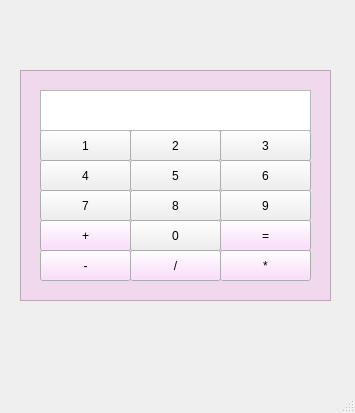
<?xml version="1.0" encoding="UTF-8"?>
<ui version="4.0">
 <class>MainWindow</class>
 <widget class="QMainWindow" name="MainWindow">
  <property name="geometry">
   <rect>
    <x>0</x>
    <y>0</y>
    <width>355</width>
    <height>413</height>
   </rect>
  </property>
  <property name="windowTitle">
   <string>MainWindow</string>
  </property>
  <widget class="QWidget" name="centralwidget">
   <widget class="QPushButton" name="oneButton">
    <property name="geometry">
     <rect>
      <x>40</x>
      <y>130</y>
      <width>91</width>
      <height>31</height>
     </rect>
    </property>
    <property name="text">
     <string>1</string>
    </property>
   </widget>
   <widget class="QPushButton" name="twoButton">
    <property name="geometry">
     <rect>
      <x>130</x>
      <y>130</y>
      <width>91</width>
      <height>31</height>
     </rect>
    </property>
    <property name="text">
     <string>2</string>
    </property>
   </widget>
   <widget class="QPushButton" name="threeButton">
    <property name="geometry">
     <rect>
      <x>220</x>
      <y>130</y>
      <width>91</width>
      <height>31</height>
     </rect>
    </property>
    <property name="text">
     <string>3</string>
    </property>
   </widget>
   <widget class="QPushButton" name="fourButton">
    <property name="geometry">
     <rect>
      <x>40</x>
      <y>160</y>
      <width>91</width>
      <height>31</height>
     </rect>
    </property>
    <property name="text">
     <string>4</string>
    </property>
   </widget>
   <widget class="QPushButton" name="fiveButton">
    <property name="geometry">
     <rect>
      <x>130</x>
      <y>160</y>
      <width>91</width>
      <height>31</height>
     </rect>
    </property>
    <property name="text">
     <string>5</string>
    </property>
   </widget>
   <widget class="QPushButton" name="sixButton">
    <property name="geometry">
     <rect>
      <x>220</x>
      <y>160</y>
      <width>91</width>
      <height>31</height>
     </rect>
    </property>
    <property name="text">
     <string>6</string>
    </property>
   </widget>
   <widget class="QPushButton" name="sevenButton">
    <property name="geometry">
     <rect>
      <x>40</x>
      <y>190</y>
      <width>91</width>
      <height>31</height>
     </rect>
    </property>
    <property name="text">
     <string>7</string>
    </property>
   </widget>
   <widget class="QPushButton" name="eightButton">
    <property name="geometry">
     <rect>
      <x>130</x>
      <y>190</y>
      <width>91</width>
      <height>31</height>
     </rect>
    </property>
    <property name="text">
     <string>8</string>
    </property>
   </widget>
   <widget class="QPushButton" name="nineButton">
    <property name="geometry">
     <rect>
      <x>220</x>
      <y>190</y>
      <width>91</width>
      <height>31</height>
     </rect>
    </property>
    <property name="text">
     <string>9</string>
    </property>
   </widget>
   <widget class="QPushButton" name="zeroButton">
    <property name="geometry">
     <rect>
      <x>130</x>
      <y>220</y>
      <width>91</width>
      <height>31</height>
     </rect>
    </property>
    <property name="text">
     <string>0</string>
    </property>
   </widget>
   <widget class="QPushButton" name="equalButton">
    <property name="geometry">
     <rect>
      <x>220</x>
      <y>220</y>
      <width>91</width>
      <height>31</height>
     </rect>
    </property>
    <property name="palette">
     <palette>
      <active>
       <colorrole role="Button">
        <brush brushstyle="SolidPattern">
         <color alpha="255">
          <red>254</red>
          <green>210</green>
          <blue>255</blue>
         </color>
        </brush>
       </colorrole>
      </active>
      <inactive>
       <colorrole role="Button">
        <brush brushstyle="SolidPattern">
         <color alpha="255">
          <red>254</red>
          <green>210</green>
          <blue>255</blue>
         </color>
        </brush>
       </colorrole>
      </inactive>
      <disabled>
       <colorrole role="Button">
        <brush brushstyle="SolidPattern">
         <color alpha="255">
          <red>254</red>
          <green>210</green>
          <blue>255</blue>
         </color>
        </brush>
       </colorrole>
      </disabled>
     </palette>
    </property>
    <property name="text">
     <string>=</string>
    </property>
   </widget>
   <widget class="QPushButton" name="addButton">
    <property name="geometry">
     <rect>
      <x>40</x>
      <y>220</y>
      <width>91</width>
      <height>31</height>
     </rect>
    </property>
    <property name="palette">
     <palette>
      <active>
       <colorrole role="Button">
        <brush brushstyle="SolidPattern">
         <color alpha="255">
          <red>254</red>
          <green>210</green>
          <blue>255</blue>
         </color>
        </brush>
       </colorrole>
      </active>
      <inactive>
       <colorrole role="Button">
        <brush brushstyle="SolidPattern">
         <color alpha="255">
          <red>254</red>
          <green>210</green>
          <blue>255</blue>
         </color>
        </brush>
       </colorrole>
      </inactive>
      <disabled>
       <colorrole role="Button">
        <brush brushstyle="SolidPattern">
         <color alpha="255">
          <red>254</red>
          <green>210</green>
          <blue>255</blue>
         </color>
        </brush>
       </colorrole>
      </disabled>
     </palette>
    </property>
    <property name="mouseTracking">
     <bool>false</bool>
    </property>
    <property name="text">
     <string>+</string>
    </property>
    <property name="default">
     <bool>false</bool>
    </property>
   </widget>
   <widget class="QPushButton" name="divisionButton">
    <property name="geometry">
     <rect>
      <x>130</x>
      <y>250</y>
      <width>91</width>
      <height>31</height>
     </rect>
    </property>
    <property name="palette">
     <palette>
      <active>
       <colorrole role="Button">
        <brush brushstyle="SolidPattern">
         <color alpha="255">
          <red>254</red>
          <green>210</green>
          <blue>255</blue>
         </color>
        </brush>
       </colorrole>
      </active>
      <inactive>
       <colorrole role="Button">
        <brush brushstyle="SolidPattern">
         <color alpha="255">
          <red>254</red>
          <green>210</green>
          <blue>255</blue>
         </color>
        </brush>
       </colorrole>
      </inactive>
      <disabled>
       <colorrole role="Button">
        <brush brushstyle="SolidPattern">
         <color alpha="255">
          <red>254</red>
          <green>210</green>
          <blue>255</blue>
         </color>
        </brush>
       </colorrole>
      </disabled>
     </palette>
    </property>
    <property name="text">
     <string>/</string>
    </property>
   </widget>
   <widget class="QPushButton" name="multiplyButton">
    <property name="geometry">
     <rect>
      <x>220</x>
      <y>250</y>
      <width>91</width>
      <height>31</height>
     </rect>
    </property>
    <property name="palette">
     <palette>
      <active>
       <colorrole role="Button">
        <brush brushstyle="SolidPattern">
         <color alpha="255">
          <red>254</red>
          <green>210</green>
          <blue>255</blue>
         </color>
        </brush>
       </colorrole>
      </active>
      <inactive>
       <colorrole role="Button">
        <brush brushstyle="SolidPattern">
         <color alpha="255">
          <red>254</red>
          <green>210</green>
          <blue>255</blue>
         </color>
        </brush>
       </colorrole>
      </inactive>
      <disabled>
       <colorrole role="Button">
        <brush brushstyle="SolidPattern">
         <color alpha="255">
          <red>254</red>
          <green>210</green>
          <blue>255</blue>
         </color>
        </brush>
       </colorrole>
      </disabled>
     </palette>
    </property>
    <property name="text">
     <string>*</string>
    </property>
   </widget>
   <widget class="QPushButton" name="subtractButton">
    <property name="geometry">
     <rect>
      <x>40</x>
      <y>250</y>
      <width>91</width>
      <height>31</height>
     </rect>
    </property>
    <property name="palette">
     <palette>
      <active>
       <colorrole role="Button">
        <brush brushstyle="SolidPattern">
         <color alpha="255">
          <red>254</red>
          <green>210</green>
          <blue>255</blue>
         </color>
        </brush>
       </colorrole>
      </active>
      <inactive>
       <colorrole role="Button">
        <brush brushstyle="SolidPattern">
         <color alpha="255">
          <red>254</red>
          <green>210</green>
          <blue>255</blue>
         </color>
        </brush>
       </colorrole>
      </inactive>
      <disabled>
       <colorrole role="Button">
        <brush brushstyle="SolidPattern">
         <color alpha="255">
          <red>254</red>
          <green>210</green>
          <blue>255</blue>
         </color>
        </brush>
       </colorrole>
      </disabled>
     </palette>
    </property>
    <property name="text">
     <string>-</string>
    </property>
   </widget>
   <widget class="QTextEdit" name="textEdit">
    <property name="geometry">
     <rect>
      <x>40</x>
      <y>90</y>
      <width>271</width>
      <height>41</height>
     </rect>
    </property>
   </widget>
   <widget class="QFrame" name="frame">
    <property name="geometry">
     <rect>
      <x>20</x>
      <y>70</y>
      <width>311</width>
      <height>231</height>
     </rect>
    </property>
    <property name="palette">
     <palette>
      <active>
       <colorrole role="Button">
        <brush brushstyle="SolidPattern">
         <color alpha="255">
          <red>254</red>
          <green>210</green>
          <blue>255</blue>
         </color>
        </brush>
       </colorrole>
       <colorrole role="Light">
        <brush brushstyle="SolidPattern">
         <color alpha="255">
          <red>254</red>
          <green>210</green>
          <blue>255</blue>
         </color>
        </brush>
       </colorrole>
       <colorrole role="Midlight">
        <brush brushstyle="SolidPattern">
         <color alpha="255">
          <red>254</red>
          <green>210</green>
          <blue>255</blue>
         </color>
        </brush>
       </colorrole>
       <colorrole role="Base">
        <brush brushstyle="SolidPattern">
         <color alpha="255">
          <red>255</red>
          <green>255</green>
          <blue>255</blue>
         </color>
        </brush>
       </colorrole>
       <colorrole role="Window">
        <brush brushstyle="SolidPattern">
         <color alpha="255">
          <red>240</red>
          <green>217</green>
          <blue>237</blue>
         </color>
        </brush>
       </colorrole>
       <colorrole role="AlternateBase">
        <brush brushstyle="SolidPattern">
         <color alpha="255">
          <red>240</red>
          <green>217</green>
          <blue>237</blue>
         </color>
        </brush>
       </colorrole>
      </active>
      <inactive>
       <colorrole role="Button">
        <brush brushstyle="SolidPattern">
         <color alpha="255">
          <red>254</red>
          <green>210</green>
          <blue>255</blue>
         </color>
        </brush>
       </colorrole>
       <colorrole role="Light">
        <brush brushstyle="SolidPattern">
         <color alpha="255">
          <red>254</red>
          <green>210</green>
          <blue>255</blue>
         </color>
        </brush>
       </colorrole>
       <colorrole role="Midlight">
        <brush brushstyle="SolidPattern">
         <color alpha="255">
          <red>254</red>
          <green>210</green>
          <blue>255</blue>
         </color>
        </brush>
       </colorrole>
       <colorrole role="Base">
        <brush brushstyle="SolidPattern">
         <color alpha="255">
          <red>255</red>
          <green>255</green>
          <blue>255</blue>
         </color>
        </brush>
       </colorrole>
       <colorrole role="Window">
        <brush brushstyle="SolidPattern">
         <color alpha="255">
          <red>240</red>
          <green>217</green>
          <blue>237</blue>
         </color>
        </brush>
       </colorrole>
       <colorrole role="AlternateBase">
        <brush brushstyle="SolidPattern">
         <color alpha="255">
          <red>240</red>
          <green>217</green>
          <blue>237</blue>
         </color>
        </brush>
       </colorrole>
      </inactive>
      <disabled>
       <colorrole role="Button">
        <brush brushstyle="SolidPattern">
         <color alpha="255">
          <red>254</red>
          <green>210</green>
          <blue>255</blue>
         </color>
        </brush>
       </colorrole>
       <colorrole role="Light">
        <brush brushstyle="SolidPattern">
         <color alpha="255">
          <red>254</red>
          <green>210</green>
          <blue>255</blue>
         </color>
        </brush>
       </colorrole>
       <colorrole role="Midlight">
        <brush brushstyle="SolidPattern">
         <color alpha="255">
          <red>254</red>
          <green>210</green>
          <blue>255</blue>
         </color>
        </brush>
       </colorrole>
       <colorrole role="Base">
        <brush brushstyle="SolidPattern">
         <color alpha="255">
          <red>240</red>
          <green>217</green>
          <blue>237</blue>
         </color>
        </brush>
       </colorrole>
       <colorrole role="Window">
        <brush brushstyle="SolidPattern">
         <color alpha="255">
          <red>240</red>
          <green>217</green>
          <blue>237</blue>
         </color>
        </brush>
       </colorrole>
       <colorrole role="AlternateBase">
        <brush brushstyle="SolidPattern">
         <color alpha="255">
          <red>240</red>
          <green>217</green>
          <blue>237</blue>
         </color>
        </brush>
       </colorrole>
      </disabled>
     </palette>
    </property>
    <property name="autoFillBackground">
     <bool>true</bool>
    </property>
    <property name="frameShape">
     <enum>QFrame::StyledPanel</enum>
    </property>
    <property name="frameShadow">
     <enum>QFrame::Raised</enum>
    </property>
   </widget>
   <zorder>frame</zorder>
   <zorder>oneButton</zorder>
   <zorder>twoButton</zorder>
   <zorder>threeButton</zorder>
   <zorder>fourButton</zorder>
   <zorder>fiveButton</zorder>
   <zorder>sixButton</zorder>
   <zorder>sevenButton</zorder>
   <zorder>eightButton</zorder>
   <zorder>nineButton</zorder>
   <zorder>zeroButton</zorder>
   <zorder>equalButton</zorder>
   <zorder>addButton</zorder>
   <zorder>divisionButton</zorder>
   <zorder>multiplyButton</zorder>
   <zorder>subtractButton</zorder>
   <zorder>textEdit</zorder>
  </widget>
  <widget class="QStatusBar" name="statusbar"/>
 </widget>
 <resources/>
 <connections/>
</ui>
